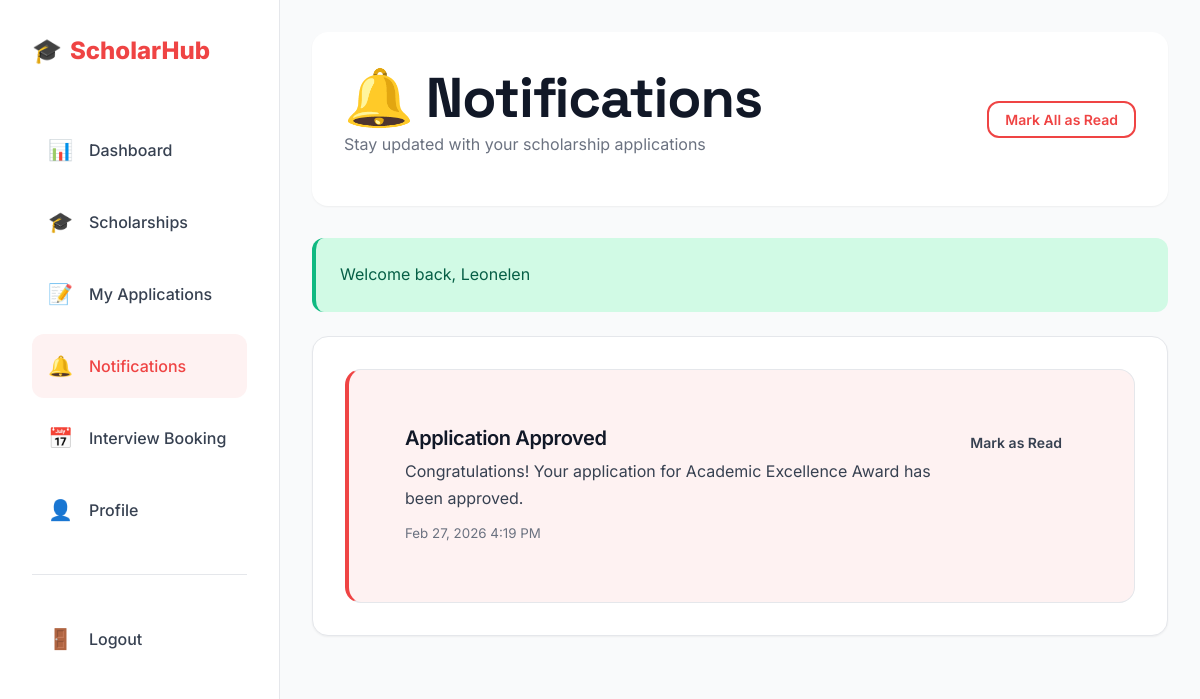
/member/notifications.php (signed in), run on an earlier commit of the app's database.
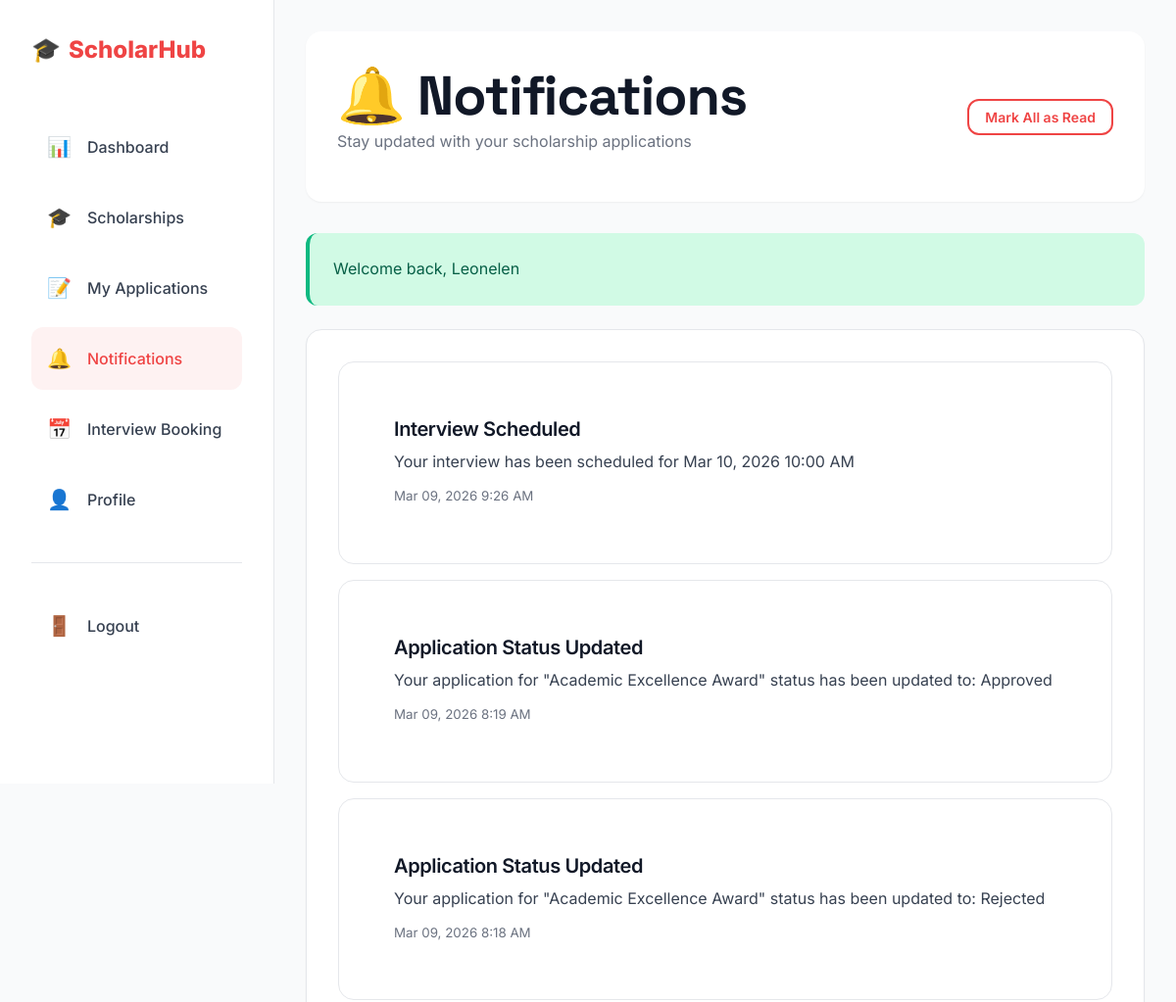
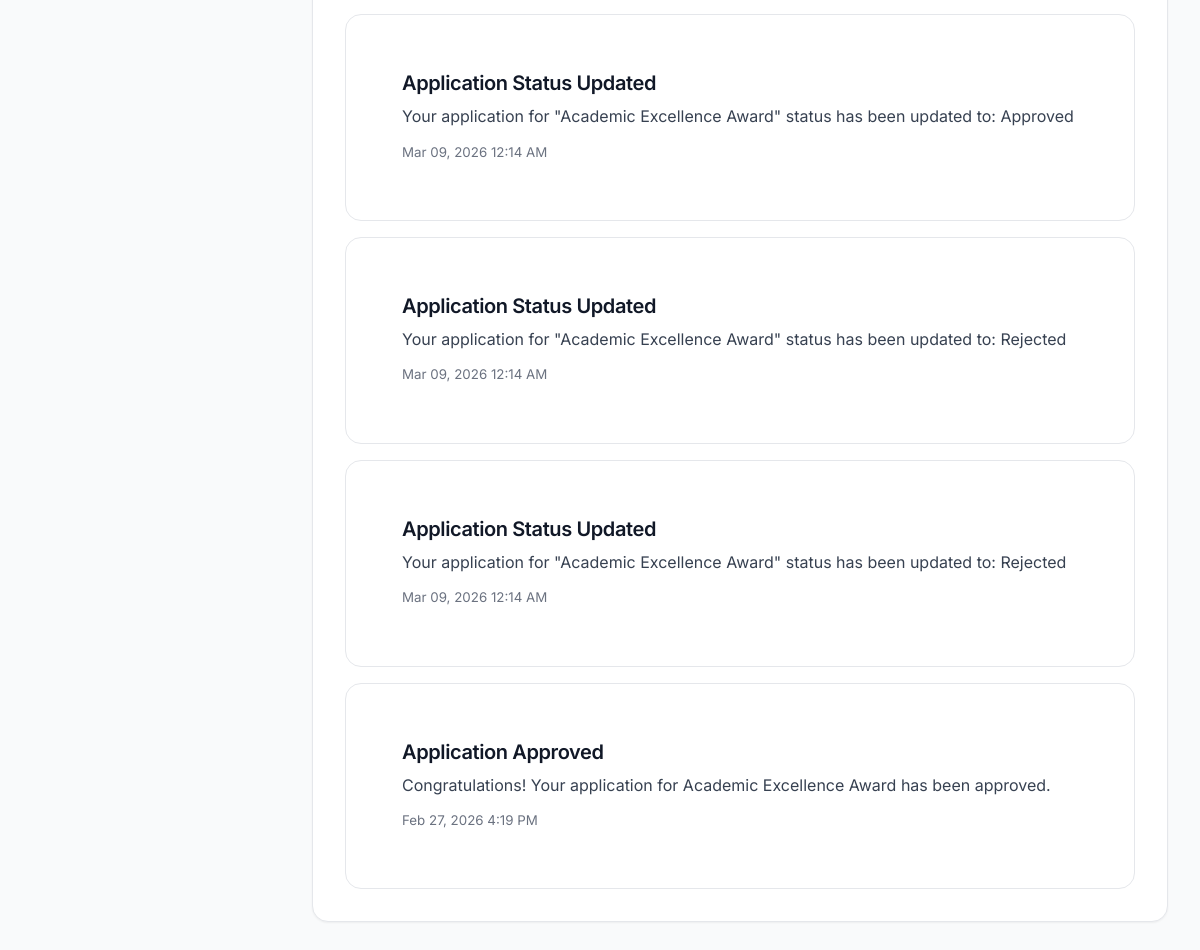
And on a later commit of the database (2 pictures, top to bottom).
### tables this page shows
CREATE TABLE `notifications` (
  `id` int(11) NOT NULL,
  `user_id` int(11) NOT NULL,
  `title` varchar(255) NOT NULL,
  `message` text NOT NULL,
  `type` enum('info','success','warning','error','application','deadline') DEFAULT 'info',
  `related_application_id` int(11) DEFAULT NULL,
  `related_scholarship_id` int(11) DEFAULT NULL,
  `seen` tinyint(1) DEFAULT 0,
  `seen_at` datetime DEFAULT NULL,
  `created_at` datetime DEFAULT current_timestamp()
);

### member/notifications.php (the view, shortened to what this page needs)
<?php
$pdo = getPDO();
$user_id = $_SESSION['user_id'];
$stmt = $pdo->prepare('SELECT * FROM notifications WHERE user_id = :uid ORDER BY created_at DESC');
$stmt->execute([':uid' => $user_id]);
$notifications = $stmt->fetchAll();
?>
<?php
require_once __DIR__ . '/../includes/modern-header.php';
require_once __DIR__ . '/../includes/modern-sidebar.php';
?>
<div class="page-header">
  <div class="flex justify-between items-center">
    <div>
      <h1>🔔 Notifications</h1>
      <p class="text-muted">Stay updated with your scholarship applications</p>
    </div>
    <?php if (count($notifications) > 0): ?>
      <form method="POST">
        <button type="submit" class="btn btn-secondary btn-sm">Mark All as Read</button>
      </form>
    <?php endif; ?>
  </div>
</div>
<?php if (!empty($_SESSION['success'])): ?>
  <div class="alert alert-success"><?= htmlspecialchars($_SESSION['success']); unset($_SESSION['success']); ?></div>
<?php endif; ?>
<div class="content-card">
  <?php if (empty($notifications)): ?>
    <div class="empty-state">
      <div class="empty-state-icon">🔔</div>
      <h3 class="empty-state-title">No Notifications</h3>
      <p class="empty-state-description">You're all caught up! Check back later for updates.</p>
    </div>
  <?php else: ?>
    <div style="display: flex; flex-direction: column; gap: var(--space-md);">
      <?php foreach ($notifications as $n): ?>
        <div class="card <?= $n['seen'] ? '' : 'unread' ?>" style="<?= !$n['seen'] ? 'border-left: 4px solid var(--red-primary); background: var(--red-ghost);' : '' ?>">
          <div class="card-body" style="padding: var(--space-lg);">
            <div class="flex justify-between items-start">
              <div style="flex: 1;">
                <h4 style="font-weight: 600; margin-bottom: 0.5rem; color: var(--gray-900);">
                  <?= htmlspecialchars($n['title']) ?>
                </h4>
                <p style="margin: 0.5rem 0; color: var(--gray-700);">
                  <?= nl2br(htmlspecialchars($n['message'])) ?>
                </p>
                <small class="text-muted">
                  <?= date('M d, Y g:i A', strtotime($n['created_at'])) ?>
                </small>
              </div>
              <?php if (!$n['seen']): ?>
                <form method="POST" style="margin-left: var(--space-md);">
                  <button type="submit" class="btn btn-ghost btn-sm">Mark as Read</button>
                </form>
              <?php endif; ?>
            </div>
          </div>
        </div>
      <?php endforeach; ?>
    </div>
  <?php endif; ?>
</div>
<?php require_once __DIR__ . '/../includes/modern-footer.php'; ?>

What changed in the data, as far as the page shows it:
added notifications: title "Interview Scheduled", message "Your interview has been scheduled for Mar 10, 2026 10:00 AM", created_at "Mar 09, 2026 9:26 AM"
added notifications: title "Application Status Updated", message "Your application for \"Academic Excellence Award\" status has been updated to: Approved", created_at "Mar 09, 2026 8:19 AM"
added notifications: title "Application Status Updated", message "Your application for \"Academic Excellence Award\" status has been updated to: Rejected", created_at "Mar 09, 2026 8:18 AM"
added notifications: title "Application Status Updated", message "Your application for \"Academic Excellence Award\" status has been updated to: Approved", created_at "Mar 09, 2026 12:14 AM"
added notifications: title "Application Status Updated", message "Your application for \"Academic Excellence Award\" status has been updated to: Rejected", created_at "Mar 09, 2026 12:14 AM"
added notifications: title "Application Status Updated", message "Your application for \"Academic Excellence Award\" status has been updated to: Rejected", created_at "Mar 09, 2026 12:14 AM"
changed notifications "Application Approved": no longer shows "Mark as Read"
